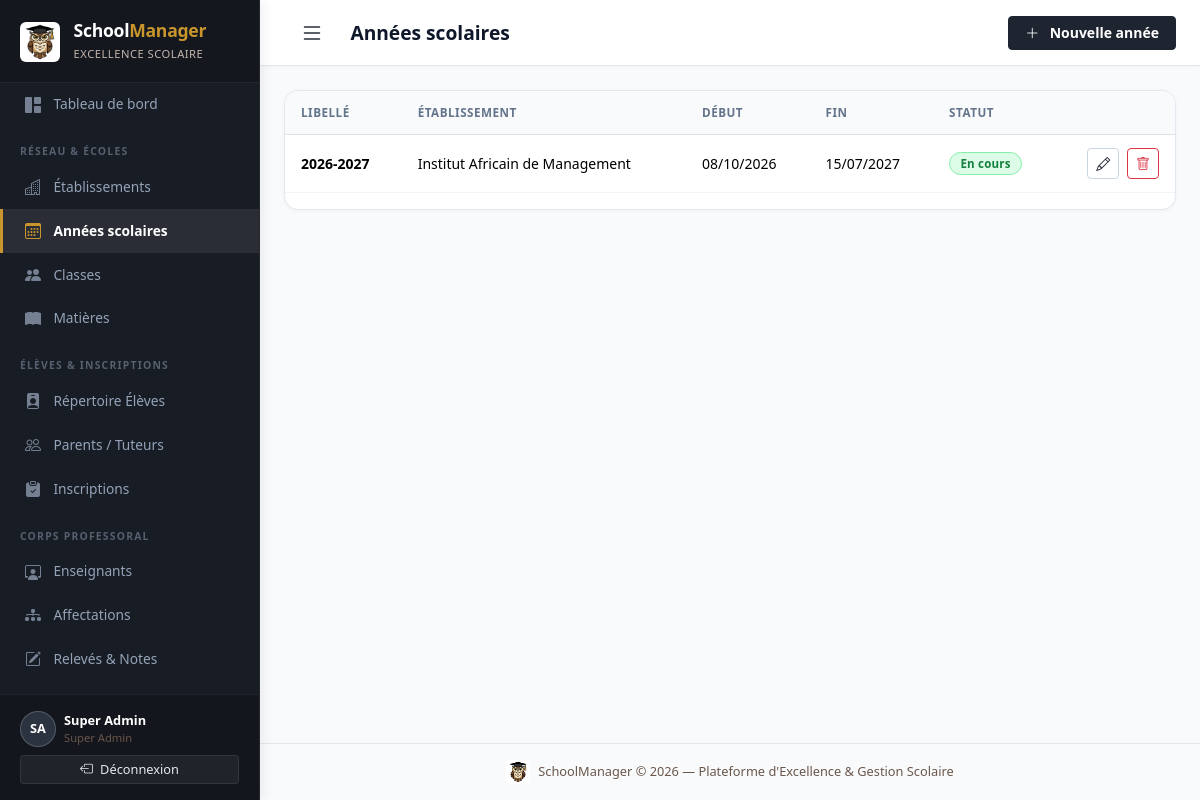
Page /school/annees/ (signed in) on the earlier database version.
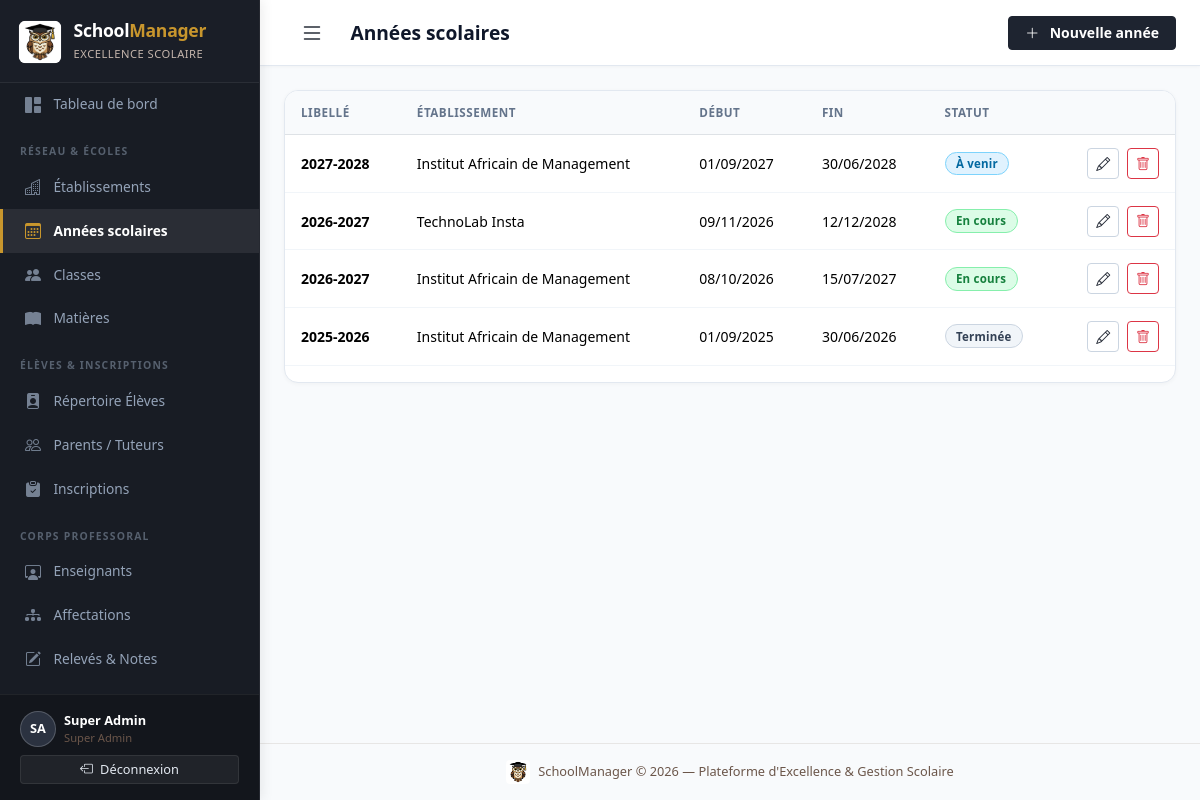
Same page on the later database version.
### accounts/models.py (models this page shows, shortened)
class CustomUser(AbstractUser):
    ROLE_ADMIN = 'admin'
    ROLE_DIRECTION = 'direction'
    ROLE_ENSEIGNANT = 'enseignant'
    ROLE_PAIEMENT = 'paiement'
    ROLE_CHOICES = [
        (ROLE_ADMIN, 'Administrateur'),
        (ROLE_DIRECTION, 'Personnel de direction'),
        (ROLE_ENSEIGNANT, 'Enseignant'),
        (ROLE_PAIEMENT, 'Personnel paiement'),
    ]
    role = models.CharField(
        max_length=20,
        choices=ROLE_CHOICES,
        default=ROLE_DIRECTION,
        verbose_name='Rôle',
    )
    etablissement = models.ForeignKey(
        'school.Etablissement',
        on_delete=models.SET_NULL,
        null=True,
        blank=True,
        related_name='utilisateurs',
        verbose_name='Établissement rattaché',
        help_text="Établissement unique auquel est affecté ce compte (notamment pour le personnel de direction)."
    )
    telephone = models.CharField(max_length=20, blank=True, verbose_name='Téléphone')
    class Meta:
        verbose_name = 'Utilisateur'
        verbose_name_plural = 'Utilisateurs'
    @property
    def is_super_admin(self):
        return self.is_superuser or self.role == self.ROLE_ADMIN
    @property
    def is_enseignant(self):
        return self.role == self.ROLE_ENSEIGNANT
    @property
    def is_paiement(self):
        return self.role == self.ROLE_PAIEMENT

### school/models.py (models this page shows, shortened)
class AnneeScolaire(models.Model):
    STATUT_EN_COURS = 'en_cours'
    STATUT_TERMINEE = 'terminee'
    STATUT_A_VENIR = 'a_venir'
    STATUT_CHOICES = [
        (STATUT_EN_COURS, 'En cours'),
        (STATUT_TERMINEE, 'Terminée'),
        (STATUT_A_VENIR, 'À venir'),
    ]
    etablissement = models.ForeignKey(
        Etablissement, on_delete=models.CASCADE,
        related_name='annees_scolaires', verbose_name='Établissement'
    )
    libelle = models.CharField(max_length=20, verbose_name='Libellé', help_text='Ex: 2024-2025')
    date_debut = models.DateField(verbose_name='Date de début')
    date_fin = models.DateField(verbose_name='Date de fin')
    statut = models.CharField(max_length=10, choices=STATUT_CHOICES, default=STATUT_A_VENIR, verbose_name='Statut')
    created_at = models.DateTimeField(auto_now_add=True)
    class Meta:
        verbose_name = 'Année scolaire'
        verbose_name_plural = 'Années scolaires'
        ordering = ['-date_debut']
        unique_together = [('etablissement', 'libelle')]

class Etablissement(models.Model):
    nom = models.CharField(max_length=200, verbose_name='Nom')
    adresse = models.TextField(blank=True, verbose_name='Adresse')
    telephone = models.CharField(max_length=20, blank=True, verbose_name='Téléphone')
    email = models.EmailField(blank=True, verbose_name='Email')
    logo = models.ImageField(upload_to='logos/', blank=True, null=True, verbose_name='Logo')
    created_at = models.DateTimeField(auto_now_add=True)
    class Meta:
        verbose_name = 'Établissement'
        verbose_name_plural = 'Établissements'

### school/views.py (the view)
# urls.py: path('annees/', views.annee_list, name='annee_list'),
@login_required
def annee_list(request):
    annees = AnneeScolaire.objects.select_related('etablissement').all()
    return render(request, 'school/annee_list.html', {'annees': annees})

### templates/school/annee_list.html (shortened to what this page needs)
{% extends 'base.html' %}
{% block page_title %}Années scolaires{% endblock %}
{% block topbar_actions %}
<a href="{% url 'school:annee_create' %}" class="btn btn-primary btn-sm"><i class="bi bi-plus-lg me-1"></i>Nouvelle année</a>
{% endblock %}
{% block content %}
<div class="table-card">
  <div class="table-responsive">
    <table class="table table-hover align-middle">
      <thead>
        <tr><th>Libellé</th><th>Établissement</th><th>Début</th><th>Fin</th><th>Statut</th><th></th></tr>
      </thead>
      <tbody>
        {% for a in annees %}
        <tr>
          <td class="fw-semibold">{{ a.libelle }}</td>
          <td>{{ a.etablissement.nom }}</td>
          <td>{{ a.date_debut|date:"d/m/Y" }}</td>
          <td>{{ a.date_fin|date:"d/m/Y" }}</td>
          <td>
            {% if a.statut == 'en_cours' %}<span class="badge bg-success">En cours</span>
            {% elif a.statut == 'a_venir' %}<span class="badge bg-info text-dark">À venir</span>
            {% else %}<span class="badge bg-secondary">Terminée</span>{% endif %}
          </td>
          <td class="text-end">
            <a href="{% url 'school:annee_edit' a.pk %}" class="btn btn-sm btn-outline-primary me-1"><i class="bi bi-pencil"></i></a>
            <a href="{% url 'school:annee_delete' a.pk %}" class="btn btn-sm btn-outline-danger"><i class="bi bi-trash"></i></a>
          </td>
        </tr>
        {% empty %}
        <tr><td colspan="6" class="text-center text-muted py-4">Aucune année scolaire.</td></tr>
        {% endfor %}
      </tbody>
    </table>
  </div>
</div>
{% endblock %}

### templates/base.html (shortened to what this page needs)
{% load static %}
<!DOCTYPE html>
<html lang="fr">
<head>
  <link href="https://cdn.jsdelivr.net/npm/bootstrap@5.3.3/dist/css/bootstrap.min.css" rel="stylesheet">
  <link href="https://cdn.jsdelivr.net/npm/bootstrap-icons@1.11.3/font/bootstrap-icons.css" rel="stylesheet">
  <link href="{% static 'css/schoolmanager.css' %}" rel="stylesheet">
</head>
<body>
{% if user.is_authenticated %}
<nav id="sidebar">
  <a href="{% url 'dashboard' %}" class="sidebar-brand text-decoration-none" title="Tableau de bord — SchoolManager">
    <img src="{% static 'img/logo.jpg' %}" alt="Logo Hibou SchoolManager" class="sidebar-brand-logo rounded-2">
    <div>
      <h4>School<span>Manager</span></h4>
      <small>Excellence Scolaire</small>
    </div>
  </a>
  <div class="sidebar-nav-scroll">
    <a href="{% url 'dashboard' %}" class="nav-link {% if request.resolver_match.url_name == 'dashboard' %}active{% endif %}">
      <i class="bi bi-grid-1x2-fill"></i> Tableau de bord
    </a>
    {% if user.is_enseignant %}
    <div class="nav-section-title">Espace Pédagogique</div>
    <a href="{% url 'academics:note_list' %}" class="nav-link {% if 'notes' in request.path %}active{% endif %}">
      <i class="bi bi-pencil-square"></i> Mes Notes
    </a>
    <a href="{% url 'academics:affectation_list' %}" class="nav-link {% if 'affectations' in request.path %}active{% endif %}">
      <i class="bi bi-diagram-3-fill"></i> Mes Affectations
    </a>
    <div class="nav-section-title">Mes Classes &amp; Élèves</div>
    <a href="{% url 'school:classe_list' %}" class="nav-link {% if 'classes' in request.path %}active{% endif %}">
      <i class="bi bi-people-fill"></i> Classes
    </a>
    <a href="{% url 'school:matiere_list' %}" class="nav-link {% if 'matieres' in request.path %}active{% endif %}">
      <i class="bi bi-book-fill"></i> Matières
    </a>
    <a href="{% url 'students:eleve_list' %}" class="nav-link {% if '/students/' in request.path and 'parents' not in request.path and 'inscriptions' not in request.path %}active{% endif %}">
      <i class="bi bi-person-badge-fill"></i> Élèves
    </a>
    <div class="nav-section-title">Suivi des Présences</div>
    <a href="{% url 'attendance_payments:absence_list' %}" class="nav-link {% if 'absences' in request.path %}active{% endif %}">
      <i class="bi bi-calendar-x-fill"></i> Saisie des Absences
    </a>
    {% elif user.is_super_admin %}
    <div class="nav-section-title">Réseau &amp; Écoles</div>
    <a href="{% url 'school:etablissement_list' %}" class="nav-link {% if 'etablissement' in request.path %}active{% endif %}">
      <i class="bi bi-buildings"></i> Établissements
    </a>
    <a href="{% url 'school:annee_list' %}" class="nav-link {% if 'annees' in request.path %}active{% endif %}">
      <i class="bi bi-calendar3"></i> Années scolaires
    </a>
    <a href="{% url 'school:classe_list' %}" class="nav-link {% if 'classes' in request.path %}active{% endif %}">
      <i class="bi bi-people-fill"></i> Classes
    </a>
    <a href="{% url 'school:matiere_list' %}" class="nav-link {% if 'matieres' in request.path %}active{% endif %}">
      <i class="bi bi-book-fill"></i> Matières
    </a>
    <div class="nav-section-title">Élèves &amp; Inscriptions</div>
    <a href="{% url 'students:eleve_list' %}" class="nav-link {% if '/students/' in request.path and 'parents' not in request.path and 'inscriptions' not in request.path %}active{% endif %}">
      <i class="bi bi-person-badge-fill"></i> Répertoire Élèves
    </a>
    <a href="{% url 'students:parent_list' %}" class="nav-link {% if 'parents' in request.path %}active{% endif %}">
      <i class="bi bi-people"></i> Parents / Tuteurs
    </a>
    <a href="{% url 'students:inscription_list' %}" class="nav-link {% if 'inscriptions' in request.path %}active{% endif %}">
      <i class="bi bi-clipboard-check-fill"></i> Inscriptions
    </a>
    <div class="nav-section-title">Corps Professoral</div>
    <a href="{% url 'academics:enseignant_list' %}" class="nav-link {% if 'enseignants' in request.path %}active{% endif %}">
      <i class="bi bi-person-workspace"></i> Enseignants
    </a>
    <a href="{% url 'academics:affectation_list' %}" class="nav-link {% if 'affectations' in request.path %}active{% endif %}">
      <i class="bi bi-diagram-3-fill"></i> Affectations
    </a>
    <a href="{% url 'academics:note_list' %}" class="nav-link {% if 'notes' in request.path %}active{% endif %}">
      <i class="bi bi-pencil-square"></i> Relevés &amp; Notes
    </a>
    <div class="nav-section-title">Suivi &amp; Comptabilité</div>
    {% endif %}
  </div>
  <div class="sidebar-footer">
    <div class="d-flex align-items-center gap-2 mb-2">
      <div class="avatar-initiales">{{ user.first_name|first|upper }}{{ user.last_name|first|upper }}</div>
      <div class="overflow-hidden">
        <div class="text-truncate text-white" style="font-size:0.8rem;font-weight:600;">{{ user.get_full_name|default:user.username }}</div>
        <div style="color:var(--secondary);font-size:0.7rem;">
          {% if user.is_super_admin %}Super Admin
          {% elif user.is_direction %}Direction &bull; {{ user.etablissement.nom|default:'Établissement' }}
          {% else %}{{ user.get_role_display }}{% endif %}
        </div>
      </div>
    </div>
    <form method="post" action="{% url 'accounts:logout' %}">
      <button type="submit" class="btn btn-sm w-100 btn-logout">
        <i class="bi bi-box-arrow-left me-1"></i> Déconnexion
      </button>
    </form>
  </div>
</nav>
{% endif %}
<div id="main-content" {% if not user.is_authenticated %}style="margin-left:0"{% endif %}>
  {% if user.is_authenticated %}
  <header class="topbar">
    <div class="topbar-left">
      <button class="btn btn-sm d-md-none" id="sidebarToggle" style="background:transparent;border:none;" aria-label="Ouvrir le menu">
        <i class="bi bi-list fs-4" style="color:var(--primary)"></i>
      </button>
      <h1 class="page-title">{% block page_title %}{% endblock %}</h1>
    </div>
    <div class="topbar-right">
      {% block topbar_actions %}{% endblock %}
    </div>
  </header>
  {% endif %}
  <main class="{% if user.is_authenticated %}p-4 flex-grow-1{% endif %}">
    {% block content %}{% endblock %}
  </main>
  {% if user.is_authenticated %}
  <footer class="text-center py-3" style="font-size:0.8rem;color:var(--secondary);border-top:1px solid rgba(110,84,70,0.12);">
    <div class="d-flex align-items-center justify-content-center gap-2">
      <img src="{% static 'img/logo.jpg' %}" alt="Logo Hibou SchoolManager" style="width:24px;height:24px;border-radius:4px;" class="shadow-xs" loading="lazy">
      <span>SchoolManager &copy; {% now "Y" %} — Plateforme d'Excellence &amp; Gestion Scolaire</span>
    </div>
  </footer>
  {% endif %}
</div>
</body>
</html>

Differences in the rows shown:
added AnneeScolaire: libelle "2027-2028", etablissement.nom "Institut Africain de Management", date_debut "01/09/2027", date_fin "30/06/2028", statut "À venir"
added AnneeScolaire: libelle "2026-2027", etablissement.nom "TechnoLab Insta", date_debut "09/11/2026", date_fin "12/12/2028", statut "En cours"
added AnneeScolaire: libelle "2025-2026", etablissement.nom "Institut Africain de Management", date_debut "01/09/2025", date_fin "30/06/2026", statut "Terminée"
